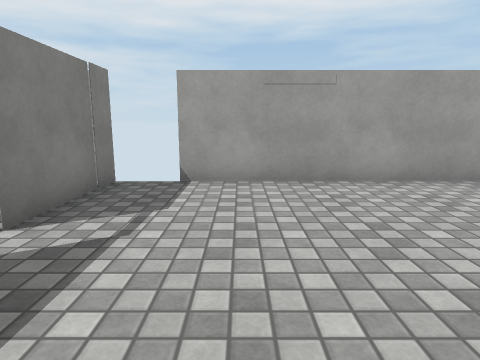
view 1 (above)

16 first-person views from a walk through a 3-D level made in the Unity game engine. The camera is 1.2 m above the floor, tilts 10° down and sees 75° across. The floor is counted in squares, 1 m on a side. Each view is taken from the middle of a square. On the plan, view 1 faces up. The plan holds only what a view shows up to about 13 squares ahead; the rest is blank. Surface patterns are stand-ins for the level's own textures.

view 2
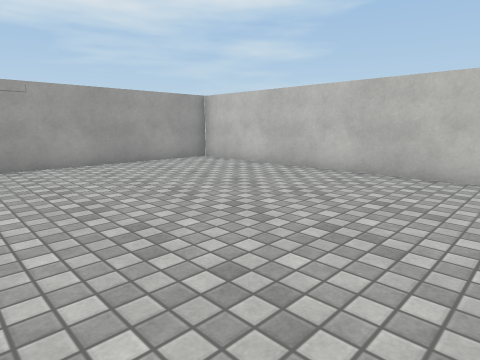

view 3
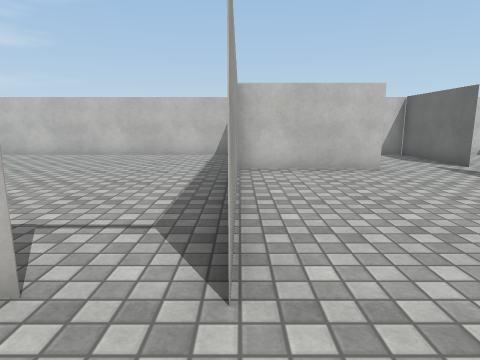

view 4
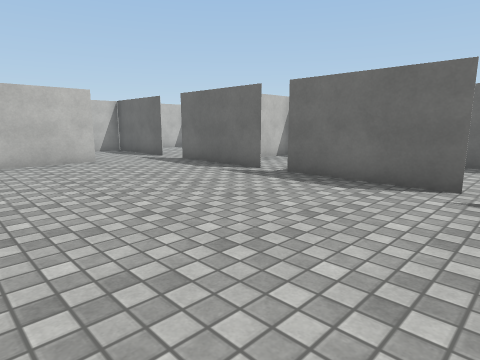

view 5
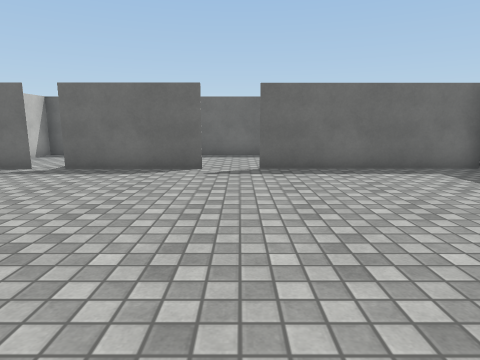

view 6
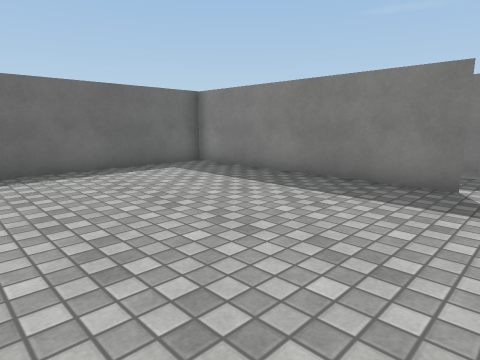

view 7
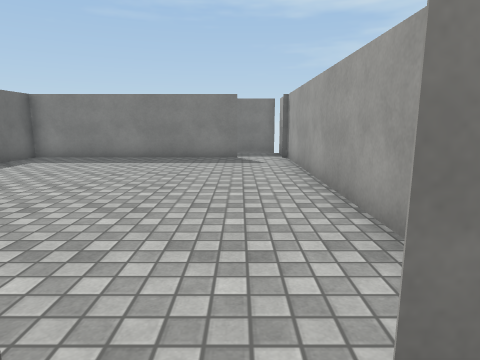

view 8
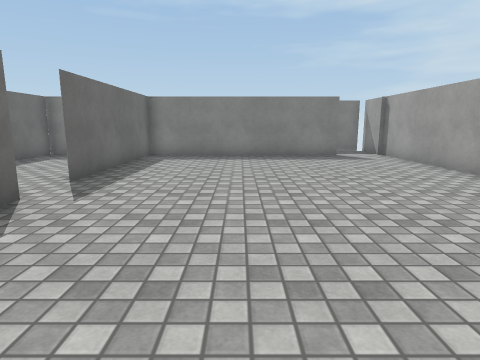

view 9
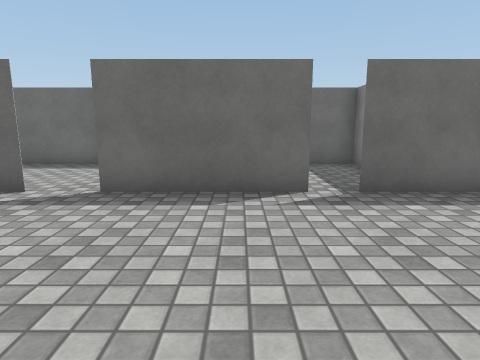

view 10
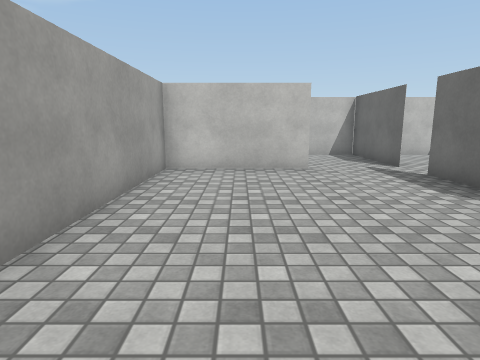

view 11
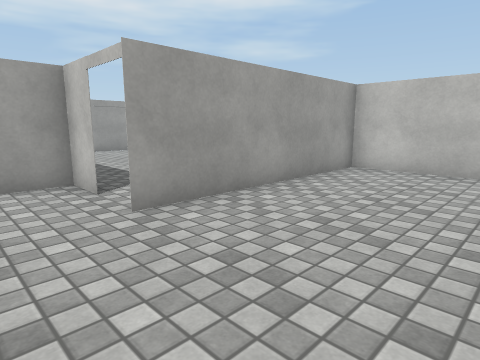

view 12
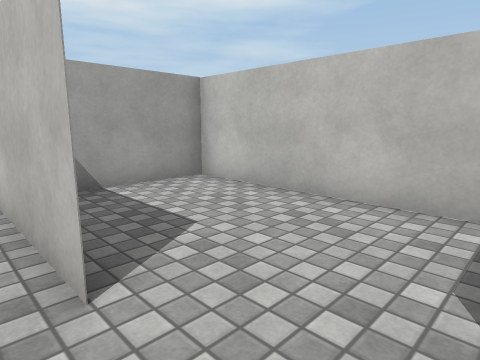

view 13
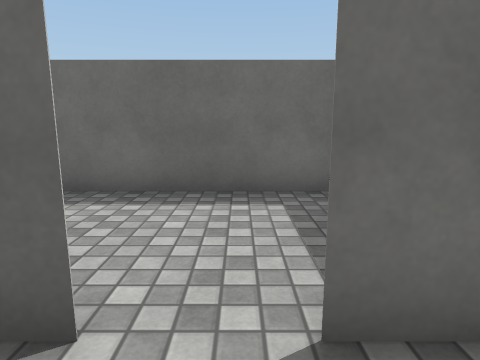

view 14
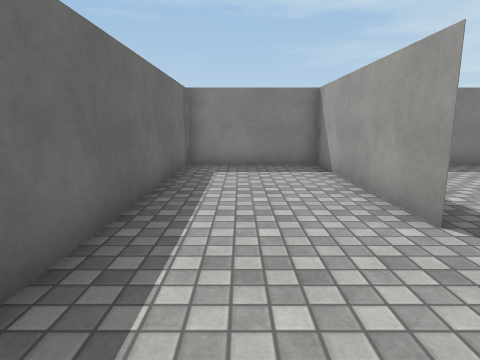

view 15
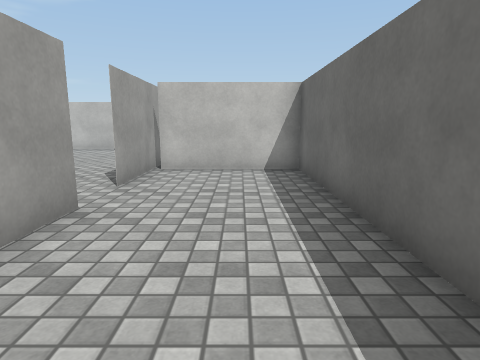

view 16
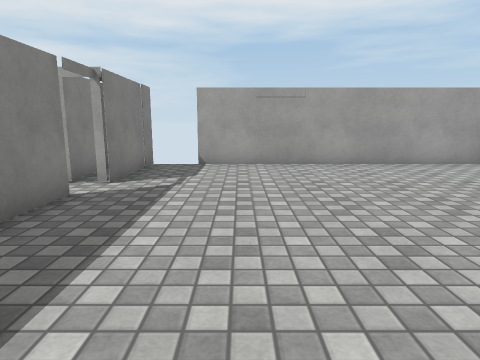

### Floor plan
Points are (right, up) in squares from view 1. A wall is a line through its corners. A room is listed if a view was taken in it or the views show most of it. See-through windows are left out.
Room 1 (views 1, 2, 7, 16)
walls: (-3, 2.4) (-3, 0.8); (-3.7, 5.8) (-3.7, 3.8); (-2.7, 6.8) (-2.7, 3.4); (7.7, -4.1) (7.7, 6.6) (-1, 6.6)
ways out: opening at (-3, -3) to room 2; opening at (-3, 3)
Room 2 (views 3, 4, 5, 6, 8, 9, 10, 11, 12, 13)
walls: (-6, -10.6) (-2.1, -10.6); (-1.2, -10.6) (2.6, -10.6); (-3, -2.5) (-3, -1.2) (-14.4, -1.2); (3.6, -8) (3.6, -3.9); (3.9, -10.6) (7.7, -10.6) (7.7, -4.1); (-13.6, -3) (-13.6, -10.9); (-13.8, -10.6) (-7.5, -10.6); (7.8, -3.9) (-3.1, -3.9)
ways out: opening at (-3, -3) to room 1; opening at (-6.5, -11) to room 3; opening at (3, -11) to room 4; opening at (-14, -2.5); gap at (-1, -11)
Room 3 (views 14, 15)
walls: (-7.5, -10.6) (-13.8, -10.6); (-3.5, -14.6) (-3.5, -10.8); (-13.6, -10.9) (-13.6, -14.6) (-2.1, -14.6); (-2.5, -10.6) (-6, -10.6)
ways out: opening at (-6.5, -11) to room 2
Room 4 (no view inside)
walls: (7.7, -13.8) (7.7, -12.5); (0, -14.6) (6.8, -14.6)
ways out: opening at (3, -11) to room 2

Positions as (right, up) in squares from view 1, and headings:
1: (0, 0), facing up
2: (0, -3), facing up-right
3: (-5, -4), facing right
4: (-7, -4), facing down-right
5: (-7, -2), facing down
6: (-7, -2), facing down-left
7: (-2, -3), facing left
8: (-1, -7), facing left
9: (0, -5), facing down
10: (-5, -6), facing right
11: (-5, -8), facing up-right
12: (3, -10), facing up-right
13: (3, -9), facing down
14: (-4, -13), facing left
15: (-12, -13), facing right
16: (0, -3), facing up
